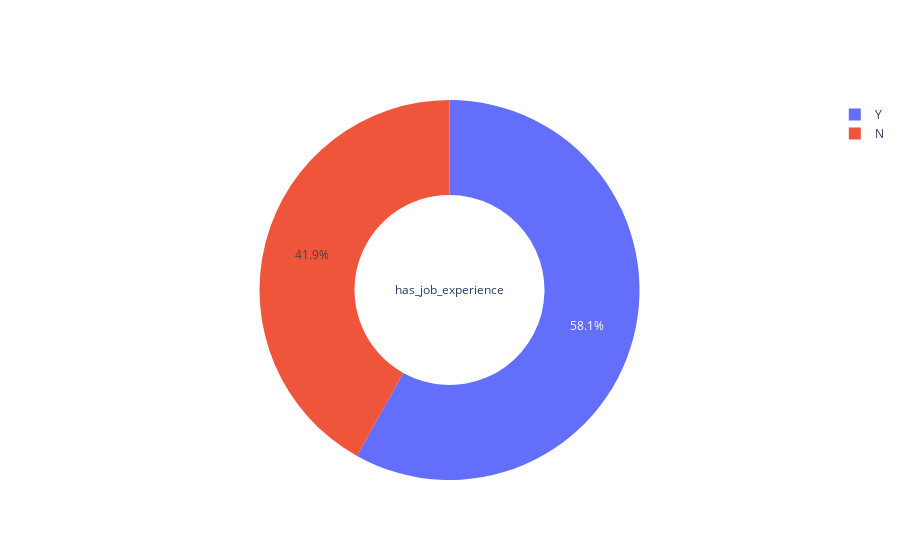

This figure's notebook cell:
### Code cell
go.Figure(data=[go.Pie(labels=df["has_job_experience"].value_counts(normalize=True).index,
                               values=df["has_job_experience"].value_counts(normalize=True).values,hole=.5,
                               title="has_job_experience")])

### Figure 1 — Plotly figure (JSON) as saved in the notebook; plotly's stock layout.template omitted (floating-point values rounded to 4 significant figures)
{"data": [{"hole": 0.5, "labels": ["Y", "N"], "title": {"text": "has_job_experience"}, "type": "pie", "values": [0.5809, 0.4191]}], "layout": {"autosize": true}}
